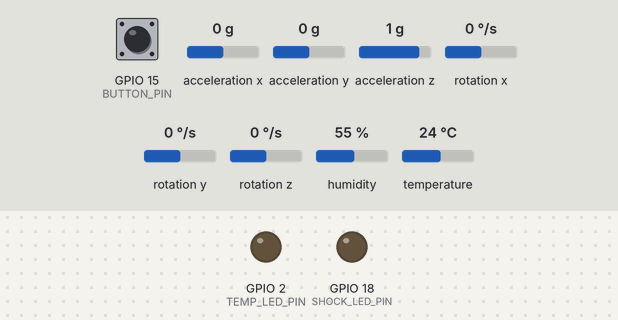
A sketch run on a simulated ESP32. On the bench: output pins drawn as LEDs (lit = HIGH). The test bench sets the inputs (shaded band); at power-on: GPIO 15 (BUTTON_PIN) HIGH, acceleration x 0 g, temperature 24 °C, acceleration y 0 g, acceleration z 1 g, rotation x 0 °/s, rotation y 0 °/s, rotation z 0 °/s, humidity 55 %. WiFi joins after 1.5 s; servers stay silent unless stated; no MQTT or app messages arrive unless stated; what the sketch prints to the serial monitor is not drawn.

Above: at 4.7 s.
4.8 s: GPIO 15 (BUTTON_PIN) pulled LOW for 0.15 s
At 5.4 s:
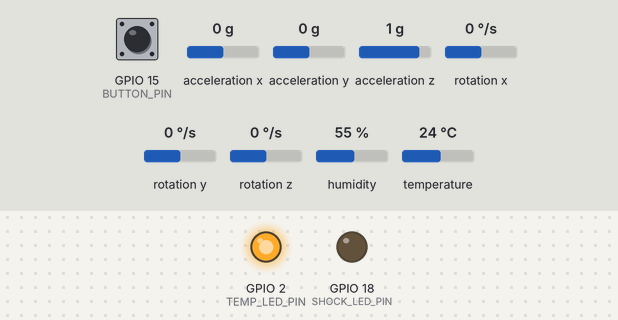
6.4 s: acceleration x set to -0.3 g
8.0 s: acceleration x set to -0.6 g
At 9.6 s:
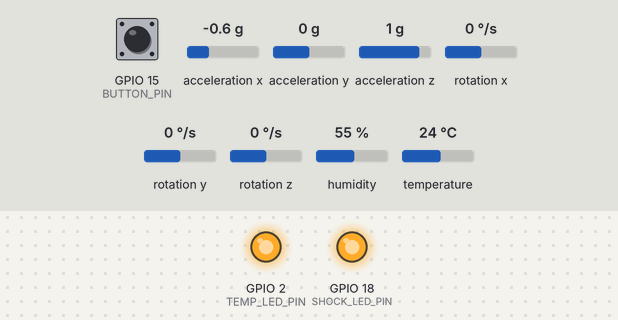
10.3 s: temperature set to 27 °C
At 13.12 s:
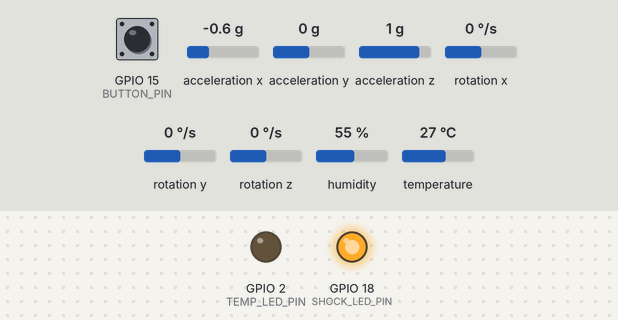
13.3 s: GPIO 15 (BUTTON_PIN) pulled LOW for 1 s
At 14.1 s:
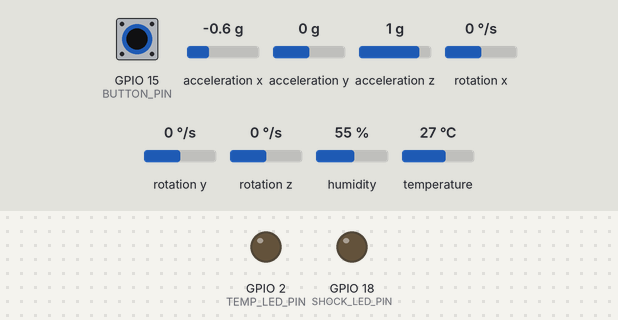
15.8 s: GPIO 15 (BUTTON_PIN) pulled LOW for 3.2 s
At 16.2 s:
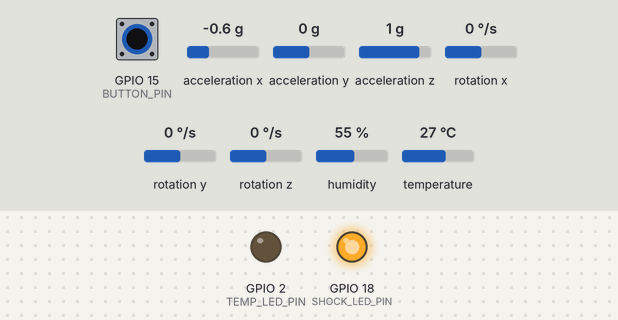
Timing chart, 0 to 18.8 s (numbered marks = the images above; inputs shaded):
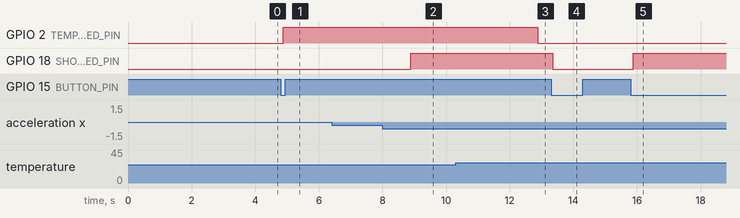

Measured:
- the behaviour switches between -0.4 and -0.5 g on acceleration x (found by bisection; images 1 and 2)
- the behaviour switches between 25 and 26 °C on temperature (found by bisection; images 2 and 3)
- after the input at 4.8 s, GPIO 2 (TEMP_LED_PIN): LOW → HIGH after 0.08 s
- after the input at 6.4 s, every drawn part: stays the same
- after the input at 8.0 s, GPIO 18 (SHOCK_LED_PIN): LOW → HIGH after 0.88 s
- after the input at 10.3 s, GPIO 2 (TEMP_LED_PIN): HIGH → LOW after 2.6 s
- after the input at 13.3 s, GPIO 18 (SHOCK_LED_PIN): HIGH → LOW after 0.06 s
- after the input at 15.8 s, GPIO 18 (SHOCK_LED_PIN): LOW → HIGH after 0.09 s

The sketch:

Truck_ESP32.ino
```cpp
#include "soc/soc.h"
#include "soc/rtc_cntl_reg.h"

#include <Wire.h>

#include <DHT.h>

#include <MPU6050.h>

#include <WiFi.h>

#include <PubSubClient.h>

#include <ArduinoJson.h>


// ===================== WiFi =====================

const char* ssid     = "LOQ7929";

const char* password = "12345678";


// ===================== MQTT =====================

const char* mqtt_server = "broker.hivemq.com";

const int   mqtt_port   = 1883;

const char* mqtt_topic  = "IOTBDATruckOne";

const char* client_id   = "ESP32_CargoLink_01";


WiFiClient   espClient;

PubSubClient client(espClient);


// ===================== DHT11 =====================

#define DHTPIN  4

#define DHTTYPE DHT11

DHT dht(DHTPIN, DHTTYPE);


// ===================== MPU6050 =====================

MPU6050 mpu;


// ===================== PINS =====================

#define TEMP_LED_PIN   2

#define SHOCK_LED_PIN  18//------------------------------------------------WAS 18

#define BUTTON_PIN     15


// ===================== TRIP STATE =====================

const String truckID = "C3809540";

bool   tripStarted   = false;

String tripID        = "TRIP-001";


// ===================== BUTTON DEBOUNCE =====================

int           lastButtonReading = HIGH;

int           buttonState       = HIGH;

unsigned long lastDebounceTime  = 0;

const unsigned long debounceDelay = 50;


// ===================== TIMING =====================

unsigned long lastPublishTime     = 0;

const unsigned long publishInterval = 2000; // One combined publish every 2s


// ===================== LATEST SENSOR VALUES =====================

// Stored globally so both sensors feed into one single publish

float latestSimTemp    = 0.0;

bool  latestTempAlert  = false;

float latestShockG     = 0.0;

bool  latestShockAlert = false;


// ===================== TEMPERATURE SIMULATION =====================

float REAL_TEMP_MIN  = 26.0;

float REAL_TEMP_MAX  = 32.0;

float SIM_TEMP_MIN   = -20.0;

float SIM_TEMP_MAX   = -18.0;

float SAFE_TEMP_LOW  = -20.0;

float SAFE_TEMP_HIGH =  -18.0;//----------------------------------------------------WAS 4


// ===================== SHOCK THRESHOLD =====================

float SHOCK_THRESHOLD = 0.1;


// ===================== HELPER =====================

float mapFloat(float x, float in_min, float in_max,

               float out_min, float out_max) {

  return (x - in_min) * (out_max - out_min) /

         (in_max - in_min) + out_min;

}


// ===================== WiFi =====================

void setupWiFi() {

  Serial.print("Connecting to WiFi: ");

  Serial.println(ssid);

  WiFi.begin(ssid, password);

  while (WiFi.status() != WL_CONNECTED) {

    delay(500);

    Serial.print(".");

  }

  Serial.println("\nWiFi connected. IP: " + WiFi.localIP().toString());

}


// ===================== MQTT RECONNECT =====================

void reconnectMQTT() {

  while (!client.connected()) {

    Serial.print("Connecting to MQTT broker...");

    if (client.connect(client_id)) {

      Serial.println("connected!");

    } else {

      Serial.print("failed rc=");

      Serial.print(client.state());

      Serial.println(" — retrying in 3s");

      delay(3000);

    }

  }

}


// ===================== SINGLE COMBINED PUBLISH =====================

void publishCombined() {

  StaticJsonDocument<256> doc;

  doc["truck_id"]    = truckID;

  doc["trip_id"]     = tripID;

  doc["temperature"] = round(latestSimTemp * 100.0) / 100.0;

  doc["shock_g"]     = round(latestShockG  * 100.0) / 100.0;

  doc["temp_alert"]  = latestTempAlert;

  doc["shock_alert"] = latestShockAlert;

  doc["timestamp"]   = millis();


  char payload[256];

  serializeJson(doc, payload);


  if (!client.connected()) reconnectMQTT();

  if (client.publish(mqtt_topic, payload)) {

    Serial.println("Published: " + String(payload));

  } else {

    Serial.println("Publish FAILED!");

  }

}


// ===================== READ TEMPERATURE =====================

void readTemperature() {

  float realTemp = dht.readTemperature();

  if (isnan(realTemp)) {

    Serial.println("Error: DHT11 read failed!");

    digitalWrite(TEMP_LED_PIN, HIGH);

    return;

  }


  latestSimTemp  = mapFloat(realTemp,

                            REAL_TEMP_MIN, REAL_TEMP_MAX,

                            SIM_TEMP_MIN,  SIM_TEMP_MAX);

  latestTempAlert = (latestSimTemp > SAFE_TEMP_HIGH ||

                     latestSimTemp < SAFE_TEMP_LOW);


  digitalWrite(TEMP_LED_PIN, latestTempAlert ? HIGH : LOW);


  Serial.println("Temp | Room: "    + String(realTemp)      + "C" +

                 "  Simulated: "    + String(latestSimTemp)  + "C" +

                 "  Alert: "        + String(latestTempAlert));

}


// ===================== READ SHOCK =====================

void readShock() {

  int16_t ax, ay, az, gx, gy, gz;

  mpu.getMotion6(&ax, &ay, &az, &gx, &gy, &gz);


  float accelX = ax / 16384.0;

  float accelY = ay / 16384.0;

  float accelZ = az / 16384.0;

  float total  = sqrt(accelX*accelX + accelY*accelY + accelZ*accelZ);


  latestShockG     = abs(total - 1.0);

  latestShockAlert = (latestShockG > SHOCK_THRESHOLD);


  digitalWrite(SHOCK_LED_PIN, latestShockAlert ? HIGH : LOW);


  Serial.println("Shock | G: " + String(latestShockG) +

                 "  Alert: "   + String(latestShockAlert));

}


// ===================== BUTTON =====================

// Simple toggle: press = start, press again = end

void handleButton() {

  int reading = digitalRead(BUTTON_PIN);


  if (reading != lastButtonReading) lastDebounceTime = millis();


  if ((millis() - lastDebounceTime) > debounceDelay) {

    if (reading != buttonState) {

      buttonState = reading;


      if (buttonState == LOW) {

        tripStarted = !tripStarted;


        if (tripStarted) {

          lastPublishTime = 0; // Publish immediately on start

          Serial.println("======================================");

          Serial.println("TRIP STARTED | ID: " + tripID);

          Serial.println("Truck ID    : " + truckID);

          Serial.println("======================================");

        } else {

          Serial.println("======================================");

          Serial.println("TRIP ENDED  | ID: " + tripID);

          Serial.println("======================================");

          digitalWrite(TEMP_LED_PIN,  LOW);

          digitalWrite(SHOCK_LED_PIN, LOW);

        }

      }

    }

  }


  lastButtonReading = reading;

}


// ===================== SETUP =====================

void setup() {
  WRITE_PERI_REG(RTC_CNTL_BROWN_OUT_REG, 0); // Disable brown-out detector

  Serial.begin(115200);

  delay(2000);


  dht.begin();

  Wire.begin(21, 22);

  mpu.initialize();


  pinMode(TEMP_LED_PIN,  OUTPUT);

  pinMode(SHOCK_LED_PIN, OUTPUT);

  pinMode(BUTTON_PIN,    INPUT_PULLUP);


  digitalWrite(TEMP_LED_PIN,  LOW);

  digitalWrite(SHOCK_LED_PIN, LOW);


  setupWiFi();

  client.setServer(mqtt_server, mqtt_port);


  Serial.println("======================================");

  Serial.println(" Smart Fish Transportation Monitoring ");

  Serial.println(" Truck ID: " + truckID);

  Serial.println(" Press button to START trip.");

  Serial.println("======================================");

}


// ===================== LOOP =====================

void loop() {

  if (!client.connected()) reconnectMQTT();

  client.loop();


  handleButton();


  if (tripStarted) {

    unsigned long now = millis();

    if (now - lastPublishTime >= publishInterval) {

      lastPublishTime = now;

      readTemperature(); // Updates latestSimTemp + latestTempAlert

      readShock();       // Updates latestShockG  + latestShockAlert

      publishCombined(); // ONE single message with both values

    }

  }

}
```
